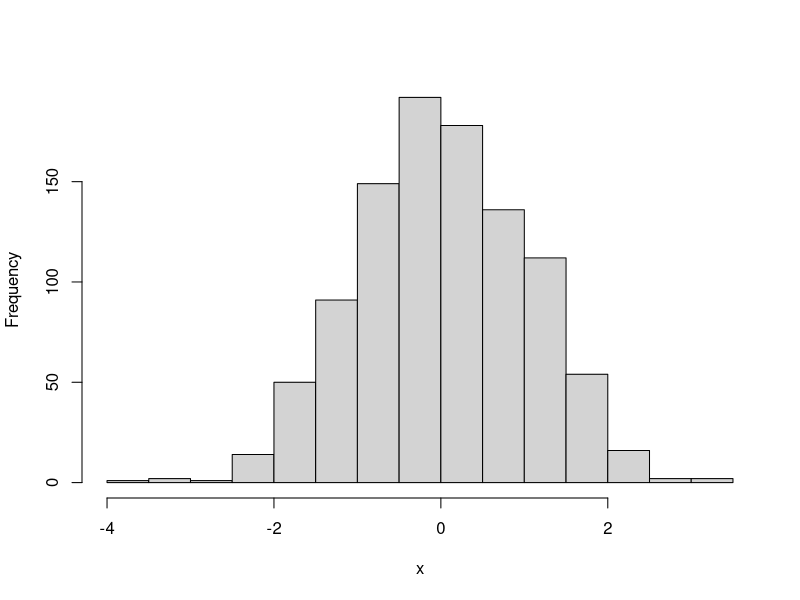
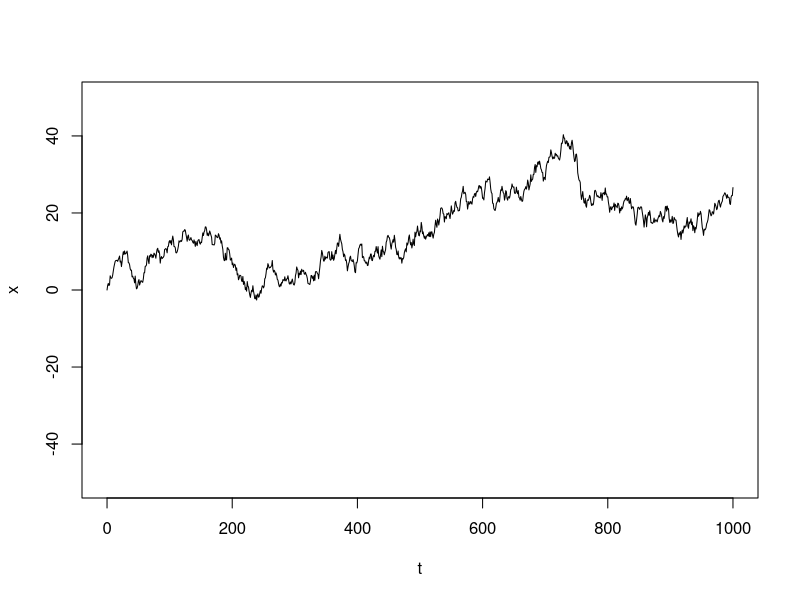
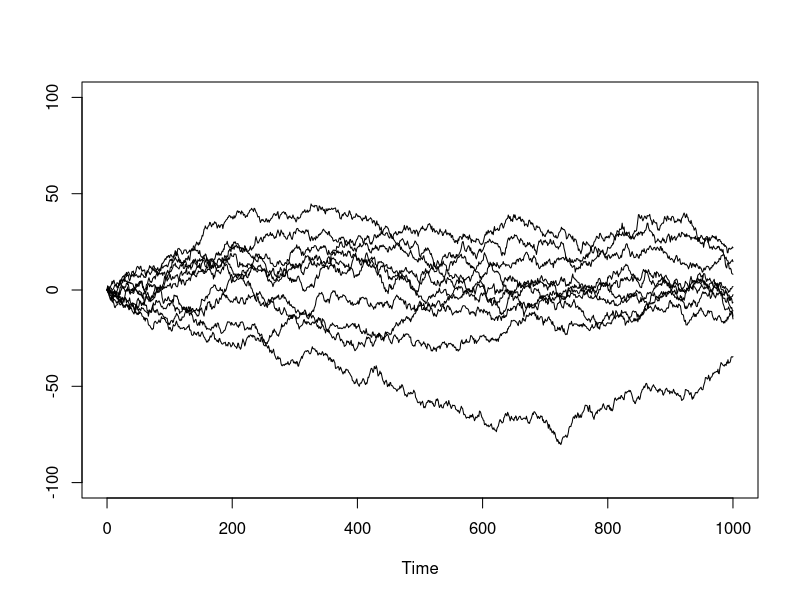
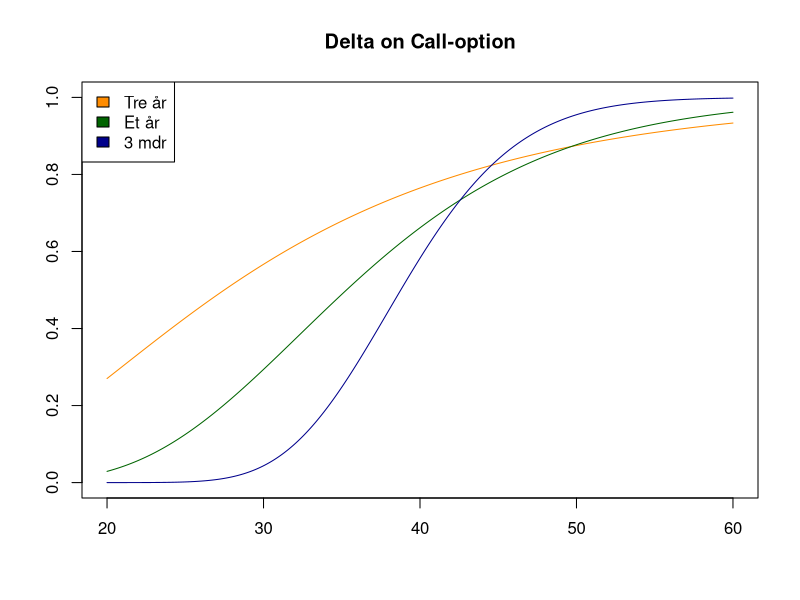
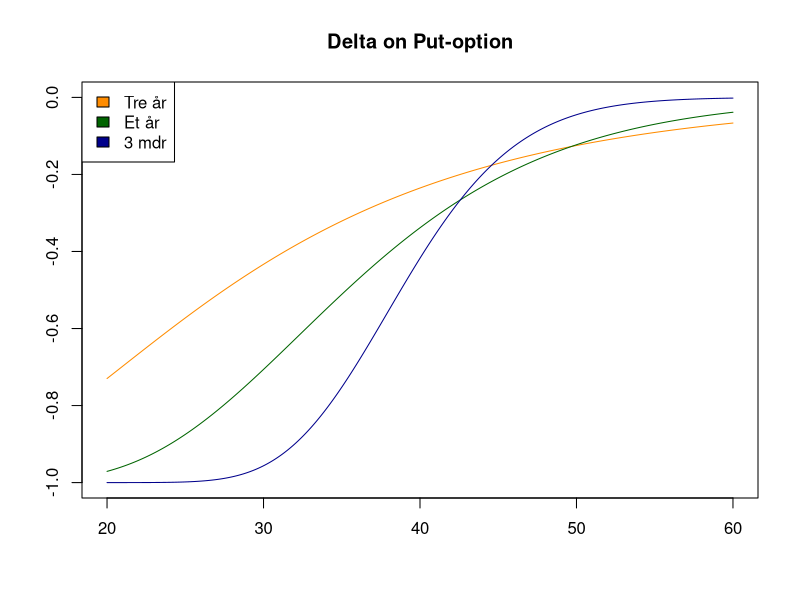
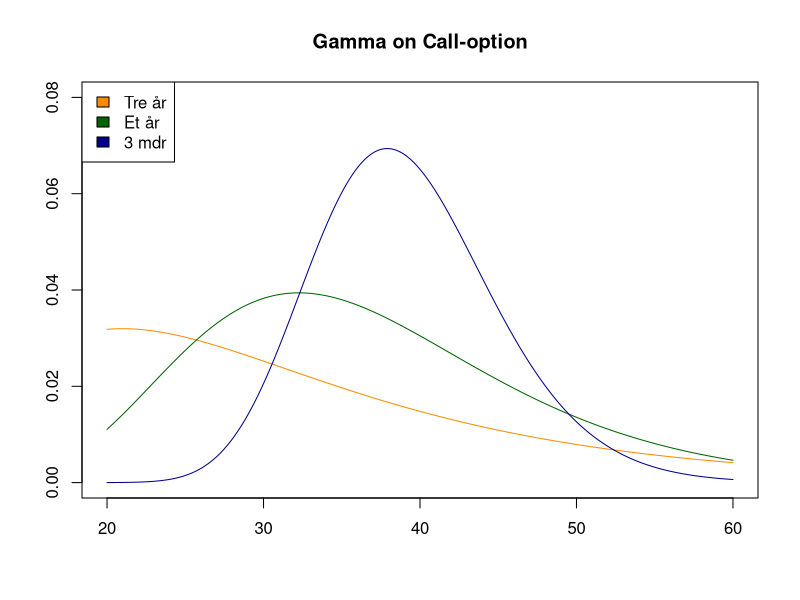
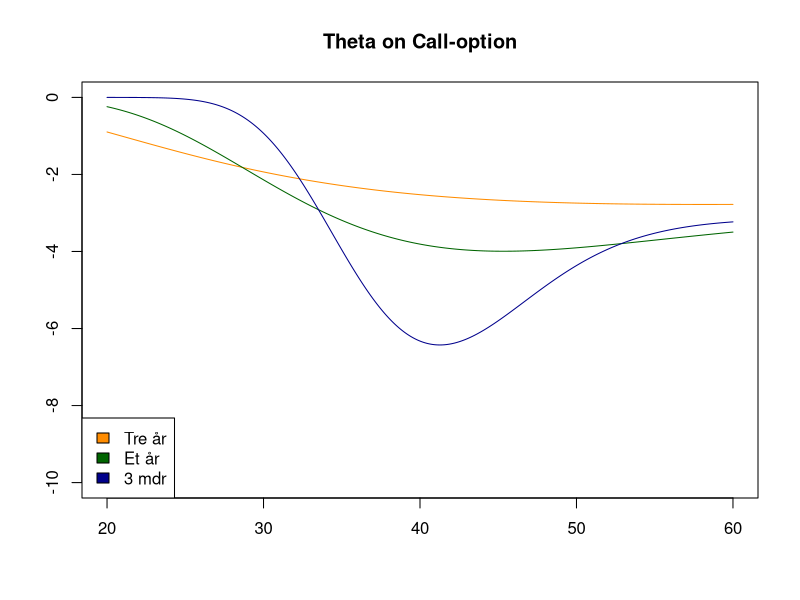
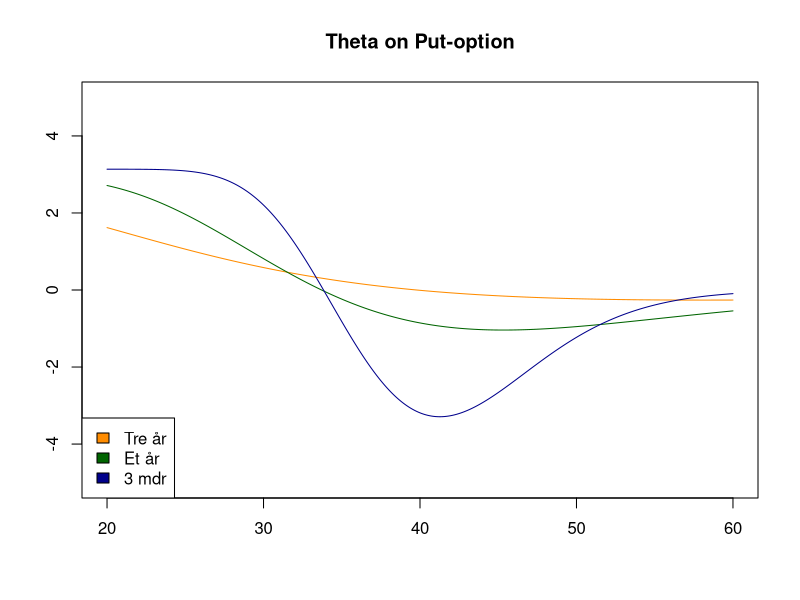

Source code (R) for these figures, in order:
#================= Simulation of Brownian Motion ===============================#

nsim <- 10
t <- 0:1000
sigma2 <- 1

# Først et histogram over x's fordeling og et linjeplot, der følger én bevægelse:
x <- rnorm(n = length(t) - 1, sd = sigma2)
hist(x, breaks = 25, main = "")
x <- c(0, cumsum(x))
plot(t, x, type = "l", ylim = c(-50, 50))

t <- 0:1000
# Dernæst et plot, der følger 10 simuleringer
x <- matrix(rnorm(n = nsim * (length(t)-1),
                  sd = sigma2),
            nsim,
            length(t)-1)

x <- cbind(rep(0, nsim), t(apply(x, 1, cumsum)))
plot(t,x[1,], xlab = "Time", ylab = "", ylim = c(-100,100), type = "l")
apply(x[2:nsim,], 1, function(x,t) lines(t,x), t= t)

#======================== DELTA-call ==============================================#

k <- 40
sigma <- 0.3
r <- 0.08

sseq <- seq(20,60,.01)
d1 <- function(Slut){
  ( log(sseq / k) + (r + (sigma^2/2))*Slut) / (sigma * sqrt(Slut))
} 

phi<-function(d){
  pnorm(d, 0, 1)
}

plot(sseq, phi(d1(3)), col="darkorange", xlab="", ylab="",type="l", ylim = c(0,1), main="Delta on Call-option")
lines(sseq, phi(d1(1)), col ="darkgreen")
lines(sseq, phi(d1(1/4)), col = "darkblue")
legend("topleft",
       legend = c("Tre år","Et år", "3 mdr"),
       fill=c("darkorange","darkgreen","darkblue"))

#======================== DELTA-put ==============================================#

put <- function(Slut){
  phi(Slut) - 1
}

plot(sseq, put(d1(3)), col="darkorange", xlab="", ylab="",type="l", ylim = c(-1,0), main="Delta on Put-option")
lines(sseq, put(d1(1)), col ="darkgreen")
lines(sseq, put(d1(1/4)), col = "darkblue")
legend("topleft",
       legend = c("Tre år","Et år", "3 mdr"),
       fill=c("darkorange","darkgreen","darkblue"))

#======================== gamma ==============================================#

phi_maerke <- function(d){
  1 / sqrt (2 * pi ) * exp ( -1 / 2 *  d^2)
}

x_g <- function(Slut){
  phi_maerke(d1(Slut)) / ( sseq * sigma * sqrt (Slut))
} 

plot(sseq, x_g(3), col="darkorange", xlab="", ylab="",type="l", ylim = c(0,0.08), main="Gamma on Call-option")
lines(sseq, x_g(1), col ="darkgreen")
lines(sseq, x_g(1/4), col = "darkblue")
legend("topleft",
       legend = c("Tre år","Et år", "3 mdr"),
       fill=c("darkorange","darkgreen","darkblue"))

#====================== Theta ======================#

d2 <- function(Slut){
  d1(Slut) - sigma * sqrt(Slut)
}

x_theta <- function(Slut){
  - phi_maerke(d1(Slut)) * sseq * sigma / (2 * sqrt(Slut)) - r * k * exp(-r*Slut) * phi(d2(Slut))
} 

plot(sseq, x_theta(3), col="darkorange", xlab="", ylab="",type="l", ylim = c(-10,0), main="Theta on Call-option")
lines(sseq, x_theta(1), col ="darkgreen")
lines(sseq, x_theta(1/4), col = "darkblue")
legend("bottomleft",
       legend = c("Tre år","Et år", "3 mdr"),
       fill=c("darkorange","darkgreen","darkblue"))

#====================== Theta_put =================#

x_theta_put <- function(Slut){
  - phi_maerke(d1(Slut)) * sseq * sigma / (2 * sqrt(Slut)) + r * k * exp(-r*Slut) * phi(-d2(Slut))
} 

plot(sseq, x_theta_put(3), col="darkorange", xlab="", ylab="",type="l", ylim = c(-5,5), main="Theta on Put-option")
lines(sseq, x_theta_put(1), col ="darkgreen")
lines(sseq, x_theta_put(1/4), col = "darkblue")
legend("bottomleft",
       legend = c("Tre år","Et år", "3 mdr"),
       fill=c("darkorange","darkgreen","darkblue"))



#======================= Rho-call ======================#

x_rho <- function(Slut){
  k * Slut * exp(-r*Slut)*phi(d2(Slut))
}

plot(sseq, x_rho(3), col="darkorange", xlab="", ylab="",type="l", ylim = c(0,80), main="Rho on Call-option")
lines(sseq, x_rho(1), col ="darkgreen")
lines(sseq, x_rho(1/4), col = "darkblue")
legend("topleft",
       legend = c("Tre år","Et år", "3 mdr"),
       fill=c("darkorange","darkgreen","darkblue"))

#======================= Rho-put ======================#

x_rho_put <- function(Slut){
  - x_rho(Slut)
}

plot(sseq, x_rho_put(3), col="darkorange", xlab="", ylab="",type="l", ylim = c(-80,0), main="Rho on Put-option")
lines(sseq, x_rho_put(1), col ="darkgreen")
lines(sseq, x_rho_put(1/4), col = "darkblue")
legend("topleft",
       legend = c("Tre år","Et år", "3 mdr"),
       fill=c("darkorange","darkgreen","darkblue"))

#===================== Vega ======================#

x_vega <- function(Slut){
  sseq * phi_maerke(d1(Slut))*sqrt(Slut)
}

plot(sseq, x_vega(3), col="darkorange", xlab="", ylab="",type="l", ylim = c(0,25), main="Vega on Call-option")
lines(sseq, x_vega(1), col ="darkgreen")
lines(sseq, x_vega(1/4), col = "darkblue")
legend("topleft",
       legend = c("Tre år","Et år", "3 mdr"),
       fill=c("darkorange","darkgreen","darkblue"))
